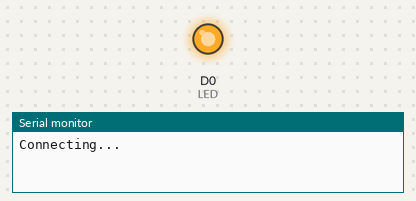
A sketch run on a simulated ESP8266 (NodeMCU). Parts: output pins drawn as LEDs (lit = HIGH), the last lines printed to the serial monitor. WiFi joins after 1.5 s; servers stay silent unless stated.

Above: at 0.4 s.
At 1.7 s:
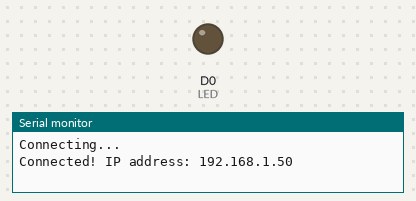
Timing chart, 0 to 3.2 s (numbered marks = the images above):
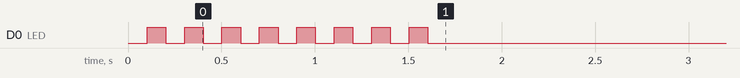

The sketch:

Hook.ino
```cpp
#include "ESP8266WiFi.h"

#define LED D0
#define SCAN_PERIOD   5000

long lastMillis = 0;
long currentMillis = 0;
int redes = 0;
boolean ledState = false;

void setup() {
  pinMode(LED, OUTPUT);
  Serial.begin(115200);
  WiFi.mode(WIFI_STA);
  WiFi.disconnect();
  delay(100);

  WiFi.begin("NODE_RED", "GEDA2016");
  Serial.println("Connecting...");
  while(WiFi.status() != WL_CONNECTED) {
    ledState = !ledState;
    digitalWrite(LED, ledState);
    delay(100);
  }
  Serial.print("Connected! IP address: ");
  Serial.println(WiFi.localIP());
  digitalWrite(LED,LOW);
}

void loop() {
}
```
